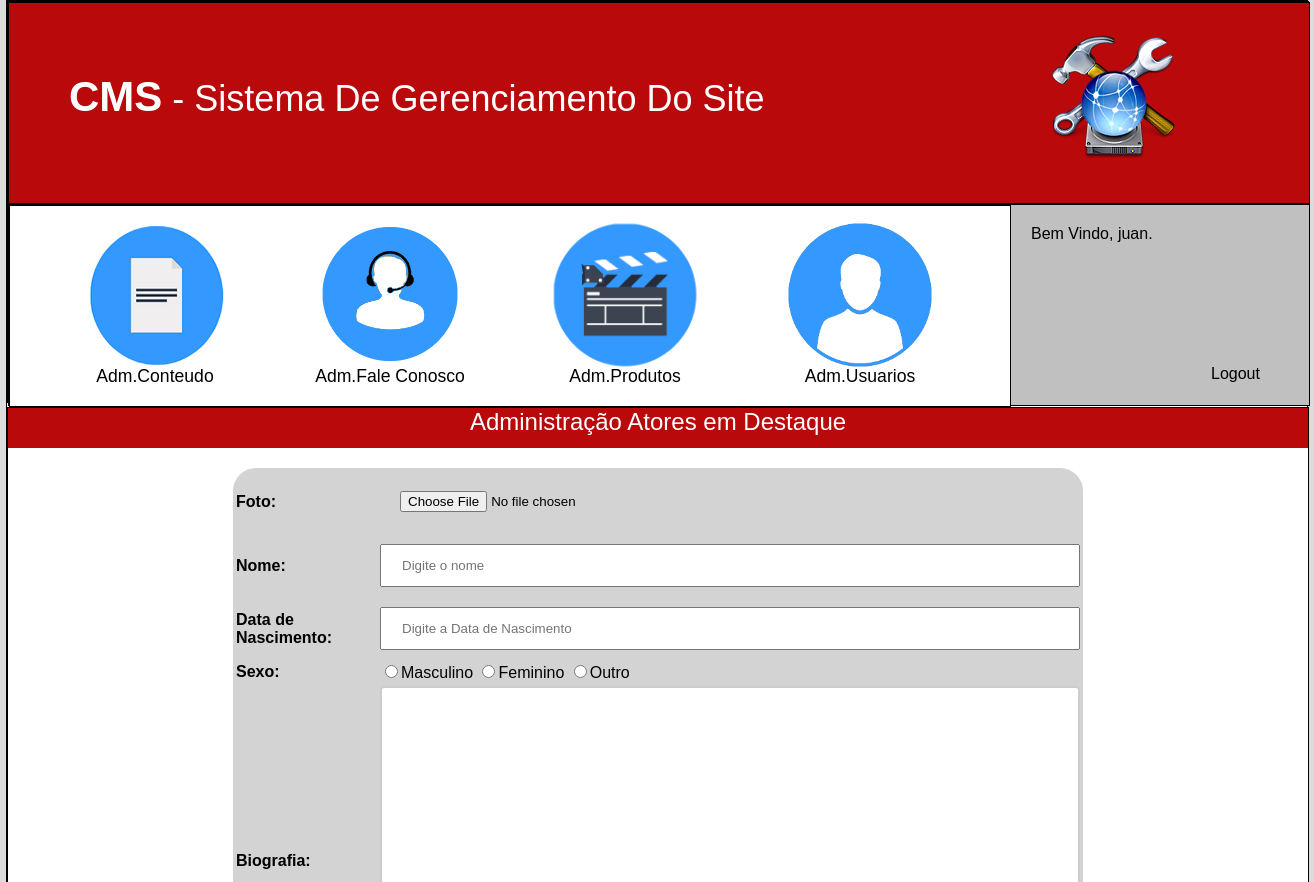
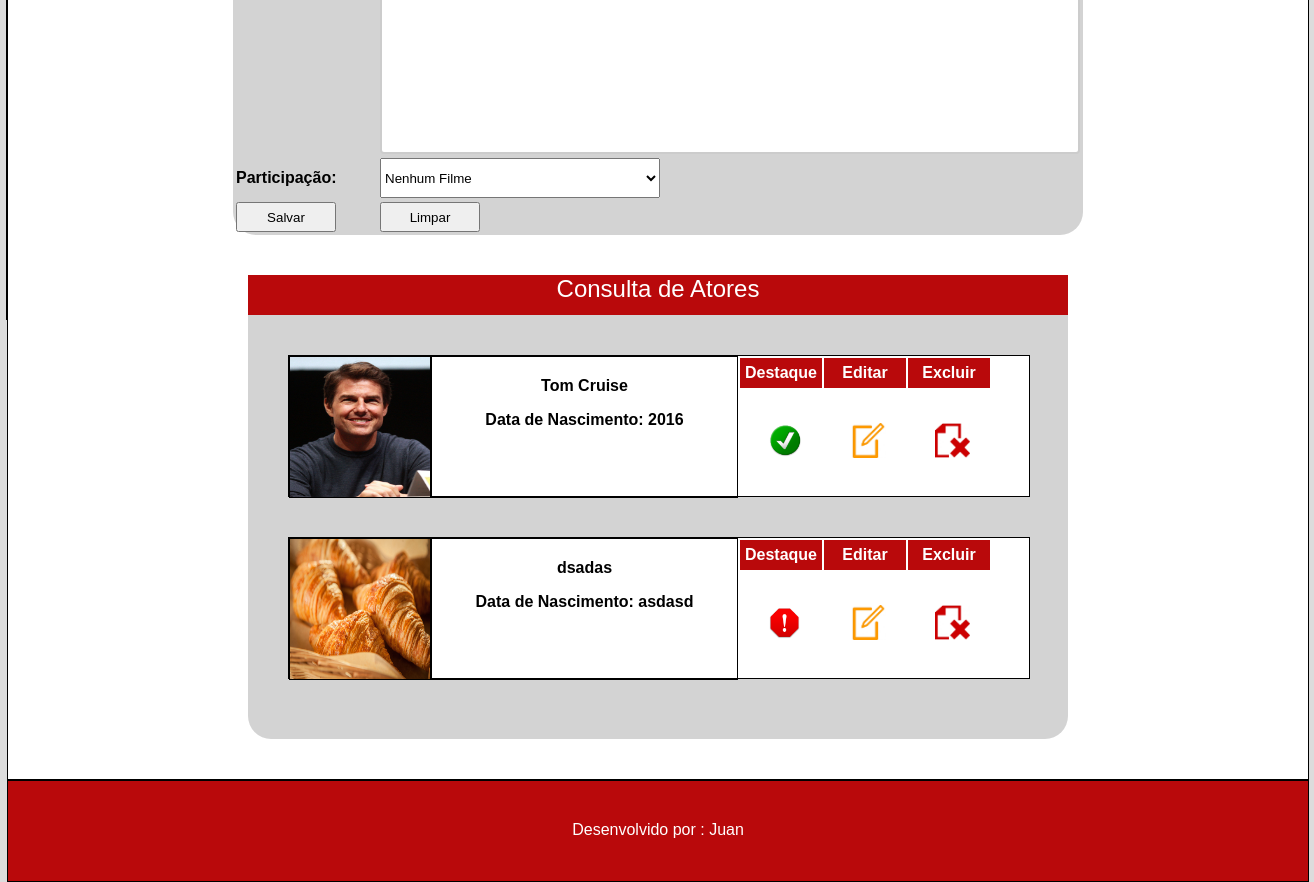
The page /cms/admator.php (signed in) on the database its author committed (2 pictures, top to bottom).
### tables this page shows
CREATE TABLE `tblator` (
  `id` int(10) unsigned NOT NULL AUTO_INCREMENT,
  `nome` varchar(65) NOT NULL,
  `dataNasc` varchar(45) NOT NULL,
  `sexo` varchar(45) NOT NULL,
  `biografia` text NOT NULL,
  `participacao` varchar(150) DEFAULT NULL,
  `foto` varchar(45) NOT NULL,
  `destaque` int(10) unsigned NOT NULL,
  PRIMARY KEY (`id`)
);

### cms/admator.php (the view, shortened to what this page needs)
<?php
	$nome = "";
	$dataNasc = "";
	$biografia = "";
	$foto = "";
	$botao="Salvar";
?>
<!DOCTYPE HTML SYSTEM>
<html>
	<head>
		<link rel="stylesheet" type="text/css" href="css/style.css">
	</head>
	<body>
		<section  id="corpo">
			<header id="header">
				<div id="cabecalho1">
					<div id="texto">
						<b>CMS</b> - Sistema De Gerenciamento Do Site
					</div>
					<div id="img">
						<img src="imagem/1.png">
					</div>
				</div>
				<div id="cabecalho2">
					<div id="fundoCaixas">
						<div class="caixasOpcoes">
							<div class="imagem">
								<A href="admconteudo.php"><img src="imagem/2.png" height="130px" width="130px"></A>
							</div>
							<div class="detalhes">
								Adm.Conteudo
							</div>
						</div>
						<div class="caixasOpcoes">
							<div class="imagem">
								<A href="admfale.php"><img src="imagem/3.png" height="130px" width="130px"></A>
							</div>
							<div class="detalhes">
								Adm.Fale Conosco
							</div>
						</div>
						<div class="caixasOpcoes">
							<div class="imagem">
								<A href="admproduto.php"><img src="imagem/4.png" height="130px" width="130px"></A>
							</div>
							<div class="detalhes">
								Adm.Produtos
							</div>
						</div>
						<div class="caixasOpcoes">
							<div class="imagem">
								<A href="admusuario.php"><img src="imagem/5.png" height="130px" width="130px"></A>
							</div>
							<div class="detalhes">
								Adm.Usuarios
							</div>
						</div>
					</div>
					<div id="infoLogin">
						<div id="bemvindoInfo">
							Bem Vindo, <?php echo($_SESSION['UsuarioNome'])?>.
						</div>
						<div id="logoutInfo">
							<A href="admator.php?modo=sair">Logout</A>
						</div>
					</div>
				</div>
			</header>
			<nav id="navAutor">
				<div class="titulo">Administração Atores em Destaque</div>
				<div id="admAtor">
					<form name="salvar" method="post" enctype="multipart/form-data" action="admator.php">
							<table>
								<tr>
									<td><div class="negrito">Foto:</div></td>
									<td><input class="camposSalvar" type="file" name="flefoto" value="<?php echo($foto); ?>"></td>
								</tr>
								<tr>
									<td><div class="negrito">Nome:</div></td>
									<td><input class="camposSalvar" name="txtnome" type="text" placeholder="Digite o nome" required value="<?php echo($nome); ?>"></td>
								</tr>
								<tr>
									<td><div class="negrito">Data de Nascimento:</div></td>
									<td><input class="camposSalvar" name="txtdtnasc" type="text" placeholder="Digite a Data de Nascimento" required value="<?php echo($dataNasc); ?>"></td>
								</tr>
								<tr>
									<td><div class="negrito">Sexo:</div></td>
									<td>
										<input type="radio" name="sexo" value="Masculino">Masculino
										<input type="radio" name="sexo" value="Feminino">Feminino
										<input type="radio" name="sexo" value="Outro">Outro
									</td>
								</tr>
								<tr>
									<td><div class="negrito">Biografia:</div></td>
									<td><textarea class="textareaSalvar" name="txatbio" rows="6" cols="29" maxlength="500" ><?php echo($biografia); ?></textarea></td>
								</tr>
								<tr>
									<td><div class="negrito">Participação:</div></td>
									<td><select name="participacao" id="select">
									<option value ="0">
										Nenhum Filme
									</option>
									</select></td>
								</tr>
								<tr>
									<td><input class="butao" type="submit" name="btnSalvar" value="<?php echo($botao);?>"></td>
									<td><input class="butao" type="submit" name="btnLimpar" value="Limpar"></td>
								</tr>
							</table>
					</form>
				</div>
					<div id="consultaAutor">
						<div class="titulo">Consulta de Atores</div>
						<?php
							$sql = "select * from tblator;";
							$select = mysql_query($sql);
							while($rs = mysql_fetch_array($select)){
						?>
							<div class="atores">
								<div class="foto">
									<img height="140px" width="140px" src="<?php echo($rs['foto'])?>">
								</div>
								<div class="descricao">
									<?php echo($rs['nome']);?><p></p>
									Data de Nascimento: <?php echo($rs['dataNasc']);?>
								</div>
								<div class="opcao">
									<table >
										<tr>
											<td class="nomeOp">
												Destaque
											</td>
											<td class="nomeOp">
												Editar
											</td>
											<td class="nomeOp">
												Excluir
											</td>
										</tr>
										<tr>
											<td class="imagensOp">
												<a href="admator.php?modo=destaque&id=<?php echo($rs['id'])?>"><img class="img" src="<?php   if($rs['destaque'] == 0){
				$img = "imagem/alert1.png";
			}elseif($rs['destaque'] == 1){
				$img = "imagem/alert.png";
			}
			echo($img);?>"></a>
											</td>
											<td class="imagensOp">
												<a href="admator.php?modo=editar&id=<?php echo($rs['id'])?>"><img class="img" src="imagem/ed1.jpg"></a>
											</td>
											<td class="imagensOp">
												<a href="admator.php?modo=excluir&id=<?php echo($rs['id'])?>"><img class="img" src="imagem/d1.jpg"> </a>
											</td>
										</tr>
									</table>
								</div>
							</div>
						<?php
							}
						?>
					</div>
			</nav>
			<footer id="footer">
				<span id="">Desenvolvido por : Juan</span>
			</footer>
		</section>
	</body>
</html>

### cms/css/style.css (style rules this page uses)
a:link, a:visited { text-decoration: none; color: #000000; }
.camposSalvar { width: 700px; padding: 12px 20px; margin: 8px 0; box-sizing: border-box; }
.textareaSalvar { width: 100%; height: 350px; padding: 12px 20px; box-sizing: border-box; border: 2px solid #ccc; border-radius: 4px; resize: none; }
body { margin:0px; font-family:Verdana, Arial, Helvetica, sans-serif; background-color:#DCDCDC; }
.butao { height:30px; width:100px; }
#select { height:40px; width:280px; }
#corpo { height:1200px; width:1300px; margin-left:auto; margin-right:auto; border:1px solid #000000; background-color:#ffffff; }
#header { height:400px; width:1300px; border:1px solid #000000; }
#cabecalho1 { background-color:#B9090B; color:#ffffff; height:170px; width:1300px; border:1px solid #000000; font-size:36px; padding-top:30px; }
b { font-size:42px; font-weight:bold; }
#texto { margin-left:60px; padding-top:40px; float:left; height:100px; width:800px; border:0px solid #000000; }
#img { margin-left:120px; padding-left:60px; float:left; height:140px; width:200px; border:0px solid #000000; }
#cabecalho2 { height:200px; width:1300px; border:1px solid #000000; background-color:#C0C0C0; }
#fundoCaixas { float:left; height:200px; width:1000px; border:1px solid #000000; background-color:#ffffff; }
.caixasOpcoes { margin-top:10px; margin-left:55px; float:left; height:180px; width:180px; border:0px solid #000000; border-radius: 37px 37px 37px 37px; -moz-border-radius: 37px 37px 37px 37px; -webkit-border-radius: 37px 37px 37px 37px; background-color:#ffffff; transform:scale(1.1); }
.imagem { margin-top:15px; margin-right:auto; margin-left:auto; height:130px; width:130px; border:0px solid #000000; }
.detalhes { height:30px; width:180px; border:0px solid #000000; text-align:center; }
#infoLogin { float:left; height:200px; width:290px; border:0px solid #000000; }
#bemvindoInfo { padding-top:20px; padding-left:20px; height:140px; width:260px; border:0px solid #000000; }
#logoutInfo { height:20px; width:80px; border:0px solid #000000; padding-left:200px; }
.titulo { width:100%; height:40px; background-color:#B9090B; color:#ffffff; font-size:24px; text-align:center; }
.negrito { font-weight:bold; }
#navAutor { float:left; height:auto; padding-bottom:40px; width:1300px; border:1px solid #000000; background-color:#ffffff; }
#admAtor { background-color:#D3D3D3; height:auto; width:850px; border:0px solid #000000; margin-left:auto; margin-right:auto; margin-top:20px; background-color:#D3D3D3; border-radius: 23px 23px 23px 23px; -moz-border-radius: 23px 23px 23px 23px; -webkit-border-radius: 23px 23px 23px 23px; }
#consultaAutor { margin-top:40px; margin-left:auto; margin-right:auto; height:auto; width:820px; background-color:#D3D3D3; border-radius: 23px 23px 23px 23px; -moz-border-radius: 23px 23px 23px 23px; -webkit-border-radius: 23px 23px 23px 23px; border: 0px solid #000000; padding-bottom:20px; }
.atores { margin-top:40px; margin-left:40px; margin-bottom:40px; height:140px; width:740px; border:1px solid #000000; background-color:#ffffff; }
.foto { height:140px; width:140px; border:1px solid #000000; float:left; }
.descricao { padding-top:20px; font-weight:bold; text-align:center; height:120px; width:305px; border:1px solid #000000; float:left; }
.opcao { font-weight:bold; text-align:center; height:140px; width:auto; border:0px solid #000000; float:left; }
.nomeOp { font-weight:bold; text-align:center; height:30px; width:80px; border:0px solid #000000; background-color:#B9090B; color:#ffffff; }
.imagensOp { font-weight:bold; text-align:center; height:100px; width:50px; border:0px solid #000000; padding-left:20px; }
.img { margin-left:7px; height:35px; width:35px; border:0px solid #000000; float:left; }
#footer { float:left; padding-top:40px; text-align:center; height:60px; width:1300px; border:1px solid #000000; background-color:#B9090B; color:#ffffff; }

### rows shown on the page
tblator: foto (picture), nome "Tom Cruise", dataNasc "2016", shows a picture
tblator: foto (picture), nome "dsadas", dataNasc "asdasd", shows a picture

### other values the page prints
$_SESSION['UsuarioNome'] "juan"
